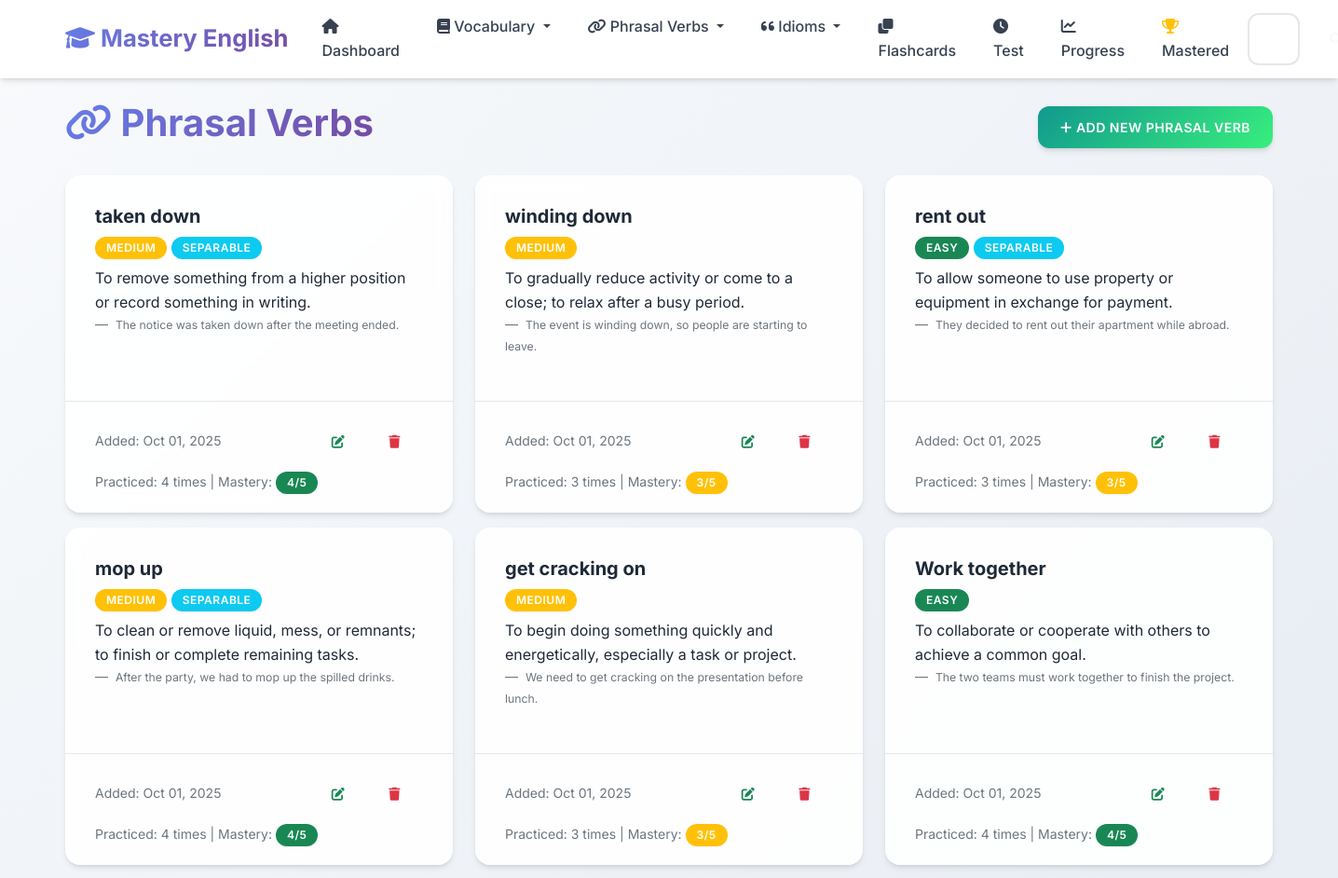
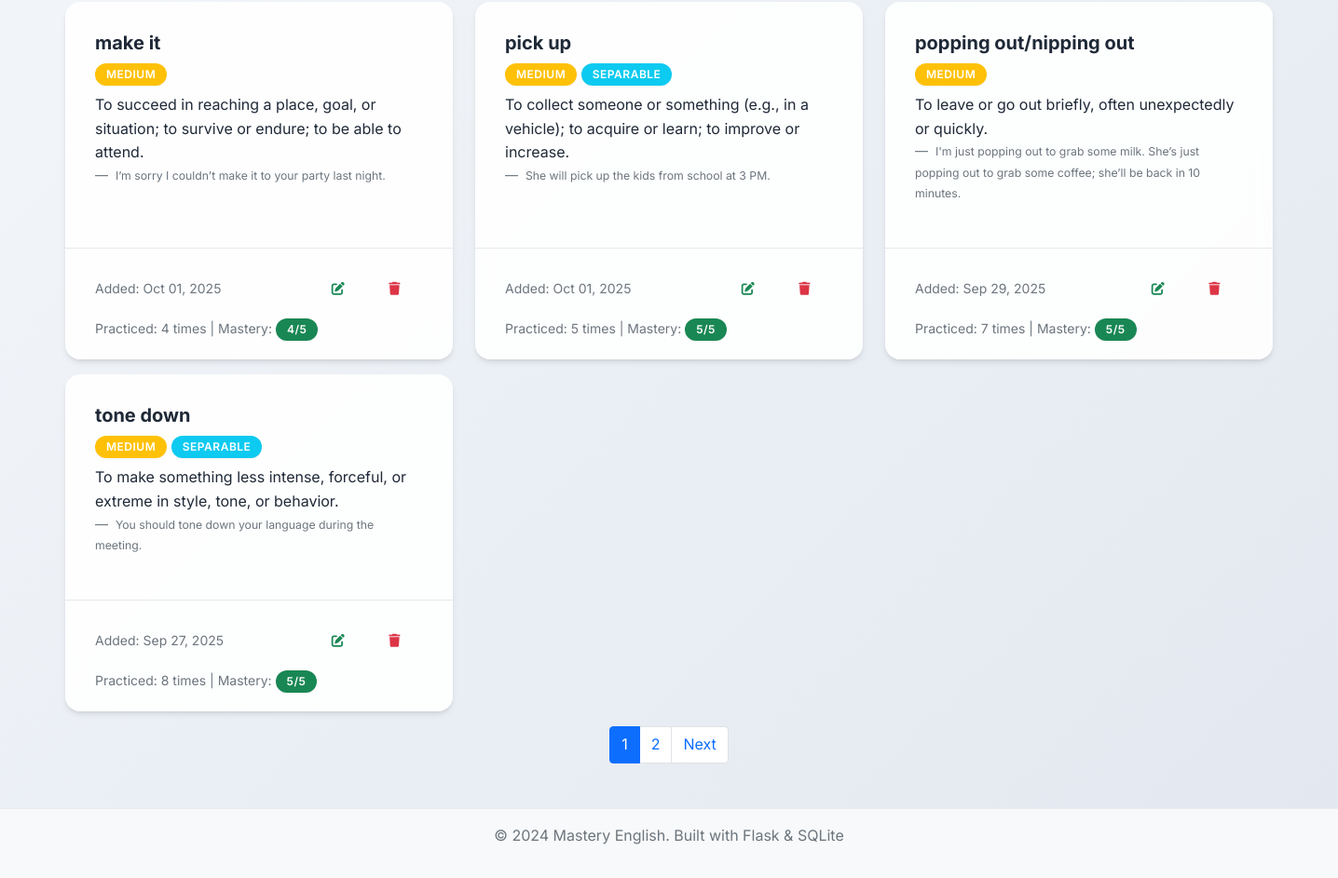
/phrasal-verbs, run on an earlier commit of the app's database (2 pictures, top to bottom).
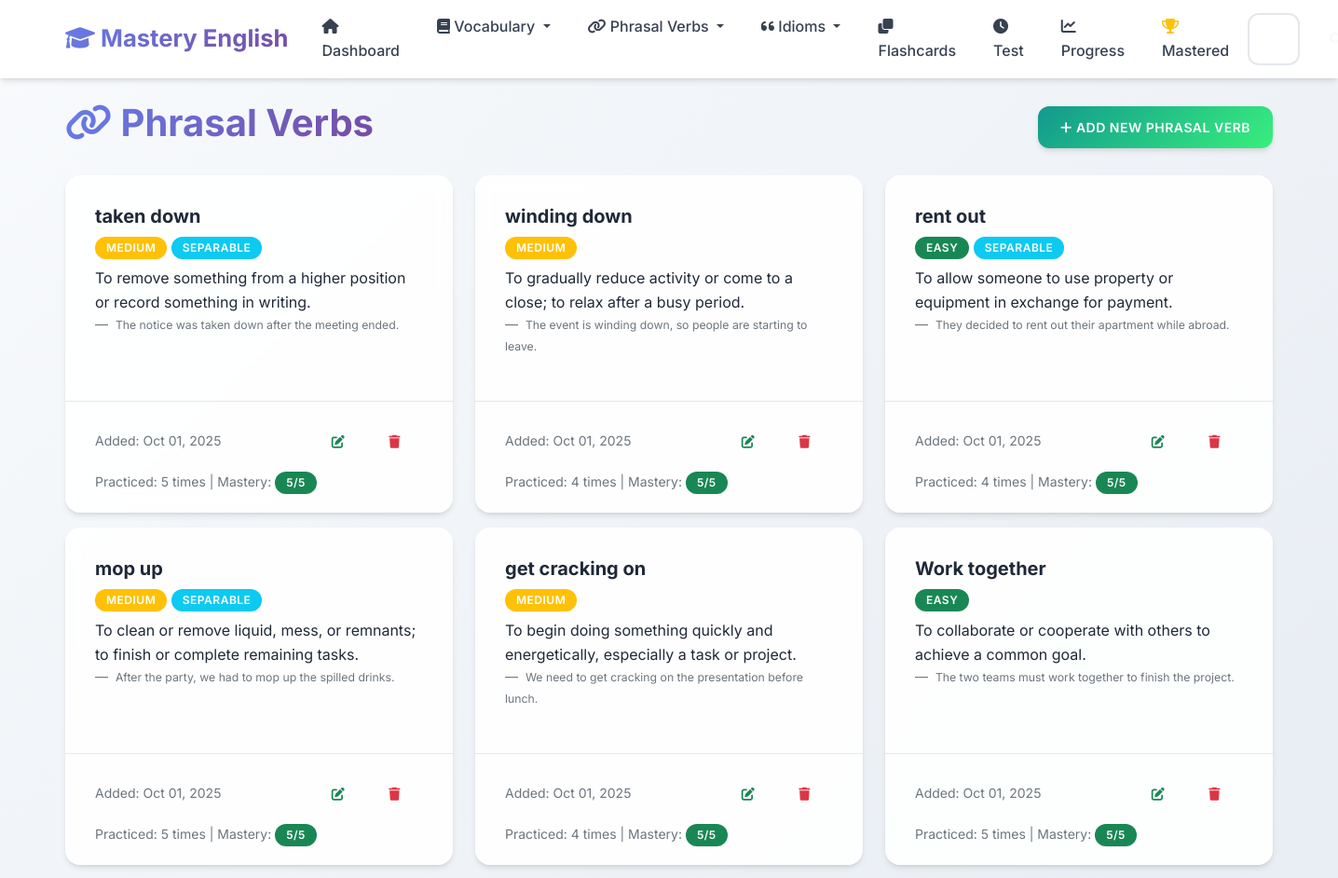
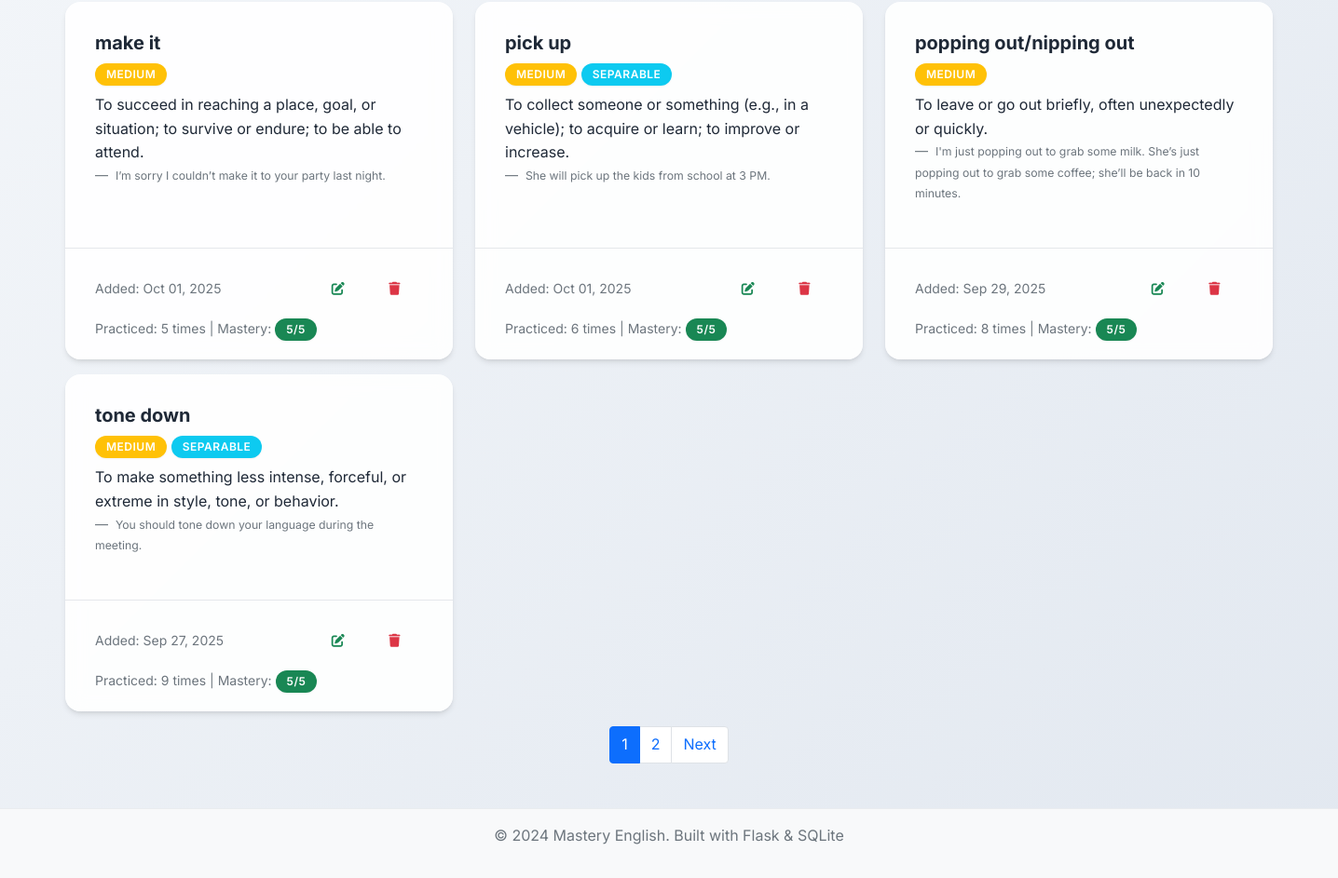
And on a later commit of the database (2 pictures, top to bottom).
### app.py (models this page shows, shortened)
class PhrasalVerb(db.Model):
    __tablename__ = 'phrasal_verbs'
    id = db.Column(db.Integer, primary_key=True)
    phrasal_verb = db.Column(db.String(100), nullable=False)
    meaning = db.Column(db.Text, nullable=False)
    example_sentence = db.Column(db.Text)
    separable = db.Column(db.Boolean, default=False)
    difficulty_level = db.Column(db.String(20), default='medium')
    date_added = db.Column(db.DateTime, default=datetime.utcnow)
    times_practiced = db.Column(db.Integer, default=0)
    last_practiced = db.Column(db.DateTime)
    mastery_level = db.Column(db.Integer, default=0)

### app.py (the view)
@app.route('/phrasal-verbs')
def phrasal_verbs_list():
    page = request.args.get('page', 1, type=int)
    phrasal_verbs = PhrasalVerb.query.order_by(PhrasalVerb.date_added.desc()).paginate(
        page=page, per_page=10, error_out=False)
    return render_template('phrasal_verbs_list.html', phrasal_verbs=phrasal_verbs)

### templates/phrasal_verbs_list.html (shortened to what this page needs)
{% extends "base.html" %}
{% block content %}
<div class="row">
    <div class="col-12">
        <div class="d-flex justify-content-between align-items-center mb-4">
            <h1>
                <i class="fas fa-link"></i> Phrasal Verbs
            </h1>
            <a href="{{ url_for('add_phrasal_verb') }}" class="btn btn-success">
                <i class="fas fa-plus"></i> Add New Phrasal Verb
            </a>
        </div>
    </div>
</div>
{% if phrasal_verbs.items %}
    <div class="row">
        {% for phrasal in phrasal_verbs.items %}
            <div class="col-md-6 col-lg-4 mb-3">
                <div class="card h-100">
                    <div class="card-body">
                        <h5 class="card-title">{{ phrasal.phrasal_verb }}</h5>
                        <span class="badge bg-{% if phrasal.difficulty_level == 'easy' %}success{% elif phrasal.difficulty_level == 'hard' %}danger{% else %}warning{% endif %} mb-2">
                            {{ phrasal.difficulty_level.title() }}
                        </span>
                        {% if phrasal.separable %}
                            <span class="badge bg-info mb-2">Separable</span>
                        {% endif %}
                        <p class="card-text">{{ phrasal.meaning }}</p>
                        {% if phrasal.example_sentence %}
                            <blockquote class="blockquote-footer">
                                <small>{{ phrasal.example_sentence }}</small>
                            </blockquote>
                        {% endif %}
                    </div>
                    <div class="card-footer bg-transparent">
                        <div class="d-flex justify-content-between align-items-center">
                            <small class="text-muted">
                                Added: {{ phrasal.date_added.strftime('%b %d, %Y') }}
                            </small>
                            <div class="btn-group" role="group">
                                <a href="{{ url_for('edit_phrasal_verb', id=phrasal.id) }}" class="btn btn-sm btn-outline-success">
                                    <i class="fas fa-edit"></i>
                                </a>
                                <button type="button" class="btn btn-sm btn-outline-danger" onclick="confirmDelete('{{ phrasal.phrasal_verb }}', '{{ url_for('delete_phrasal_verb', id=phrasal.id) }}')">
                                    <i class="fas fa-trash"></i>
                                </button>
                            </div>
                        </div>
                        {% if phrasal.times_practiced > 0 %}
                            <div class="mt-2">
                                <small class="text-muted">
                                    Practiced: {{ phrasal.times_practiced }} times
                                    | Mastery:
                                    <span class="badge bg-{% if phrasal.mastery_level >= 4 %}success{% elif phrasal.mastery_level >= 2 %}warning{% else %}danger{% endif %}">
                                        {{ phrasal.mastery_level }}/5
                                    </span>
                                </small>
                            </div>
                        {% endif %}
                    </div>
                </div>
            </div>
        {% endfor %}
    </div>
    {% if phrasal_verbs.pages > 1 %}
        <nav aria-label="Page navigation">
            <ul class="pagination justify-content-center">
                {% for page_num in phrasal_verbs.iter_pages() %}
                    {% if page_num %}
                        {% if page_num != phrasal_verbs.page %}
                            <li class="page-item">
                                <a class="page-link" href="{{ url_for('phrasal_verbs_list', page=page_num) }}">{{ page_num }}</a>
                            </li>
                        {% else %}
                            <li class="page-item active">
                                <span class="page-link">{{ page_num }}</span>
                            </li>
                        {% endif %}
                    {% else %}
                        <li class="page-item disabled">
                            <span class="page-link">...</span>
                        </li>
                    {% endif %}
                {% endfor %}
                {% if phrasal_verbs.has_next %}
                    <li class="page-item">
                        <a class="page-link" href="{{ url_for('phrasal_verbs_list', page=phrasal_verbs.next_num) }}">Next</a>
                    </li>
                {% endif %}
            </ul>
        </nav>
    {% endif %}
{% endif %}
{% endblock %}

### templates/base.html (shortened to what this page needs)
<!DOCTYPE html>
<html lang="en">
<head>
    <link href="https://cdn.jsdelivr.net/npm/bootstrap@5.1.3/dist/css/bootstrap.min.css" rel="stylesheet">
    <link href="https://cdnjs.cloudflare.com/ajax/libs/font-awesome/6.0.0/css/all.min.css" rel="stylesheet">
    <link href="{{ url_for('static', filename='css/style.css') }}" rel="stylesheet">
</head>
<body>
    <nav class="navbar navbar-expand-lg navbar-light">
        <div class="container">
            <a class="navbar-brand" href="{{ url_for('index') }}">
                <i class="fas fa-graduation-cap"></i> Mastery English
            </a>
            <div class="collapse navbar-collapse" id="navbarNav">
                <ul class="navbar-nav me-auto">
                    <li class="nav-item">
                        <a class="nav-link" href="{{ url_for('index') }}">
                            <i class="fas fa-home"></i> Dashboard
                        </a>
                    </li>
                    <li class="nav-item dropdown">
                        <a class="nav-link dropdown-toggle" href="#" id="vocabDropdown" role="button" data-bs-toggle="dropdown">
                            <i class="fas fa-book"></i> Vocabulary
                        </a>
                    </li>
                    <li class="nav-item dropdown">
                        <a class="nav-link dropdown-toggle" href="#" id="phrasalDropdown" role="button" data-bs-toggle="dropdown">
                            <i class="fas fa-link"></i> Phrasal Verbs
                        </a>
                    </li>
                    <li class="nav-item dropdown">
                        <a class="nav-link dropdown-toggle" href="#" id="idiomsDropdown" role="button" data-bs-toggle="dropdown">
                            <i class="fas fa-quote-left"></i> Idioms
                        </a>
                    </li>
                    <li class="nav-item">
                        <a class="nav-link" href="{{ url_for('flashcards_menu') }}">
                            <i class="fas fa-clone"></i> Flashcards
                        </a>
                    </li>
                    <li class="nav-item">
                        <a class="nav-link" href="{{ url_for('test') }}">
                            <i class="fas fa-clock"></i> Test
                        </a>
                    </li>
                    <li class="nav-item">
                        <a class="nav-link" href="{{ url_for('progress') }}">
                            <i class="fas fa-chart-line"></i> Progress
                        </a>
                    </li>
                    <li class="nav-item">
                        <a class="nav-link" href="{{ url_for('mastered_words') }}">
                            <i class="fas fa-trophy text-warning"></i> Mastered
                        </a>
                    </li>
                </ul>
                <div class="d-flex">
                    <form class="d-flex" method="GET" action="{{ url_for('search') }}">
                        <input class="form-control me-2" type="search" name="q" placeholder="Search..." aria-label="Search">
                        <button class="btn btn-outline-light" type="submit">
                            <i class="fas fa-search"></i>
                        </button>
                    </form>
                </div>
            </div>
        </div>
    </nav>
    <main class="container mt-4">
        {% block content %}{% endblock %}
    </main>
    <footer class="bg-light text-center text-muted py-3 mt-5">
        <div class="container">
            <p>&copy; 2024 Mastery English. Built with Flask & SQLite</p>
        </div>
    </footer>
</body>
</html>

### static/css/style.css (style rules this page uses)
:root { --primary-color: #6366f1; --primary-dark: #4f46e5; --primary-light: #8b5cf6; --success-color: #10b981; --success-dark: #059669; --info-color: #06b6d4; --info-dark: #0891b2; --warning-color: #f59e0b; --warning-dark: #d97706; --danger-color: #ef4444; --danger-dark: #dc2626; --light-color: #f8fafc; --dark-color: #1e293b; --gray-50: #f9fafb; --gray-100: #f3f4f6; --gray-200: #e5e7eb; --gray-300: #d1d5db; --gray-400: #9ca3af; --gray-500: #6b7280; --gray-600: #4b5563; --gray-700: #374151; --gray-800: #1f2937; --gray-900: #111827; --gradient-primary: linear-gradient(135deg, #667eea 0%, #764ba2 100%); --gradient-success: linear-gradient(135deg, #11998e 0%, #38ef7d 100%); --gradient-info: linear-gradient(135deg, #667db6 0%, #0082c8 100%); --gradient-warning: linear-gradient(135deg, #f093fb 0%, #f5576c 100%); --gradient-hero: linear-gradient(135deg, #667eea 0%, #764ba2 50%, #f093fb 100%); --shadow-sm: 0 1px 2px 0 rgba(0, 0, 0, 0.05); --shadow: 0 4px 6px -1px rgba(0, 0, 0, 0.1), 0 2px 4px -1px rgba(0, 0, 0, 0.06); --shadow-md: 0 10px 15px -3px rgba(0, 0, 0, 0.1), 0 4px 6px -2px rgba(0, 0, 0, 0.05); --shadow-lg: 0 20px 25px -5px rgba(0, 0, 0, 0.1), 0 10px 10px -5px rgba(0, 0, 0, 0.04); --shadow-xl: 0 25px 50px -12px rgba(0, 0, 0, 0.25); }
body { font-family: 'Inter', 'Segoe UI', -apple-system, BlinkMacSystemFont, sans-serif; background: linear-gradient(135deg, #f8fafc 0%, #e2e8f0 100%); min-height: 100vh; line-height: 1.6; color: var(--gray-800); }
.navbar { background: rgba(255, 255, 255, 0.95) !important; backdrop-filter: blur(10px); border-bottom: 1px solid rgba(255, 255, 255, 0.2); box-shadow: var(--shadow); }
.navbar-brand { font-weight: 700; font-size: 1.6rem; background: var(--gradient-primary); -webkit-background-clip: text; -webkit-text-fill-color: transparent; background-clip: text; transition: all 0.3s ease; }
.navbar-nav .nav-link { font-weight: 500; color: var(--gray-700) !important; border-radius: 8px; margin: 0 4px; padding: 8px 16px !important; transition: all 0.3s ease; }
.card { border: none; border-radius: 16px; background: rgba(255, 255, 255, 0.9); backdrop-filter: blur(10px); box-shadow: var(--shadow); transition: all 0.4s cubic-bezier(0.4, 0, 0.2, 1); position: relative; overflow: hidden; }
.card::before { content: ''; position: absolute; top: 0; left: 0; width: 100%; height: 2px; background: var(--gradient-primary); transform: scaleX(0); transition: transform 0.3s ease; }
.card-body { padding: 2rem; }
.card-footer { background: rgba(248, 250, 252, 0.8); border-top: 1px solid var(--gray-200); border-radius: 0 0 16px 16px; padding: 1.25rem 2rem; }
.badge { font-size: 0.7rem; border-radius: 12px; padding: 0.4em 0.8em; }
.btn { border-radius: 12px; font-weight: 600; padding: 0.75rem 1.5rem; text-transform: uppercase; letter-spacing: 0.5px; font-size: 0.875rem; transition: all 0.3s cubic-bezier(0.4, 0, 0.2, 1); position: relative; overflow: hidden; border: none; }
.btn::before { content: ''; position: absolute; top: 0; left: -100%; width: 100%; height: 100%; background: linear-gradient(90deg, transparent, rgba(255,255,255,0.2), transparent); transition: left 0.5s; }
.btn-success { background: var(--gradient-success); box-shadow: var(--shadow); }
.btn-group .btn { border-radius: 6px; }
.form-control, .form-select { border-radius: 12px; border: 2px solid var(--gray-200); padding: 0.875rem 1.25rem; font-size: 1rem; font-weight: 500; background: rgba(255, 255, 255, 0.8); backdrop-filter: blur(10px); transition: all 0.3s cubic-bezier(0.4, 0, 0.2, 1); }
h1, h2, h3, h4, h5, h6 { font-weight: 700; color: var(--gray-800); }
h1 { background: var(--gradient-primary); -webkit-background-clip: text; -webkit-text-fill-color: transparent; background-clip: text; }
.badge { font-size: 0.75rem; border-radius: 20px; padding: 0.5em 1em; font-weight: 600; text-transform: uppercase; letter-spacing: 0.5px; box-shadow: var(--shadow-sm); }
.fa, .fas, .far { transition: all 0.3s ease; }
footer { margin-top: auto; border-top: 1px solid #e9ecef; }
.container { animation: fadeInUp 0.6s ease-out; }

What changed in the data, as far as the page shows it:
changed PhrasalVerb "taken down": times_practiced "4" → "5"; mastery_level "4" → "5"
changed PhrasalVerb "winding down": times_practiced "3" → "4"; mastery_level "3" → "5"
changed PhrasalVerb "rent out": times_practiced "3" → "4"; mastery_level "3" → "5"
changed PhrasalVerb "mop up": times_practiced "4" → "5"; mastery_level "4" → "5"
changed PhrasalVerb "get cracking on": times_practiced "3" → "4"; mastery_level "3" → "5"
changed PhrasalVerb "Work together": times_practiced "4" → "5"; mastery_level "4" → "5"
changed PhrasalVerb "make it": times_practiced "4" → "5"; mastery_level "4" → "5"
changed PhrasalVerb "pick up": times_practiced "5" → "6"
changed PhrasalVerb "popping out/nipping out": times_practiced "7" → "8"
changed PhrasalVerb "tone down": times_practiced "8" → "9"
